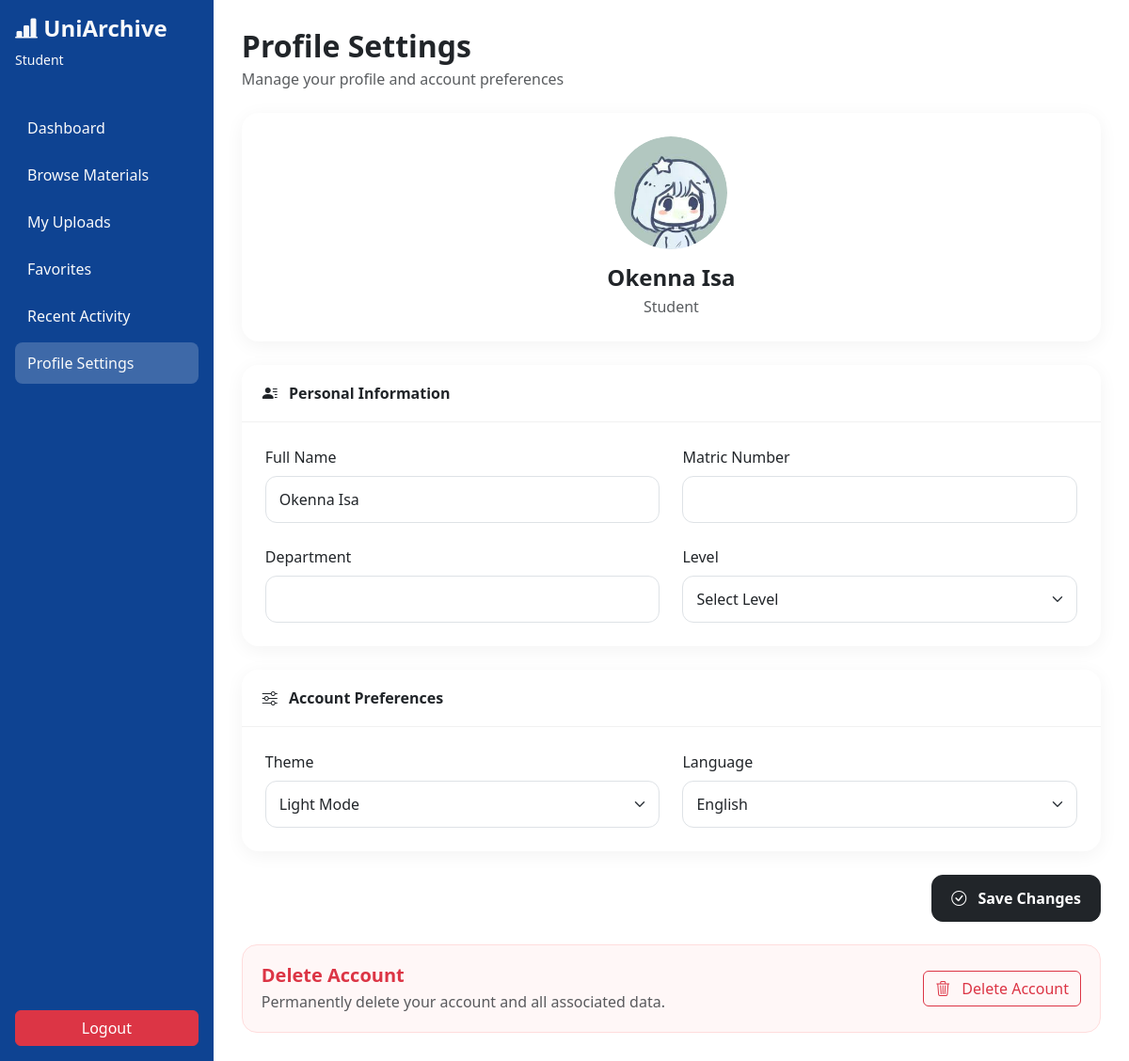
The page /public/settings.php (signed in) on the database its author committed.
### tables this page shows
CREATE TABLE `users` (
  `id` int(11) NOT NULL,
  `name` varchar(100) NOT NULL,
  `email` varchar(120) DEFAULT NULL,
  `password` varchar(255) NOT NULL,
  `role` enum('student','staff') DEFAULT 'student',
  `institution_id` int(11) DEFAULT NULL,
  `matric_number` varchar(50) DEFAULT NULL,
  `department` varchar(100) DEFAULT NULL,
  `level` varchar(10) DEFAULT NULL,
  `profile_image` varchar(255) DEFAULT NULL,
  `theme` varchar(20) DEFAULT 'light',
  `language` varchar(20) DEFAULT 'english',
  `created_at` timestamp NOT NULL DEFAULT current_timestamp()
);

### public/settings.php (the view, shortened to what this page needs)
<?php
require "../config/db.php";
$activePage = 'settings';
$user_id = $_SESSION['user_id'];
$stmt = $conn->prepare("SELECT * FROM users WHERE id = ? LIMIT 1");
$stmt->bind_param("i", $user_id);
$stmt->execute();
$result = $stmt->get_result();
$user = $result->fetch_assoc();
$profile_image = !empty($user['profile_image'])
    ? '../uploads/profiles/' . $user['profile_image']
    : '../assets/images/default-avatar.png';
?>
<!DOCTYPE html>
<html lang="en">
<head>
    <link href="https://cdn.jsdelivr.net/npm/bootstrap@5.3.3/dist/css/bootstrap.min.css" rel="stylesheet">
    <link rel="stylesheet" href="https://cdn.jsdelivr.net/npm/bootstrap-icons@1.11.3/font/bootstrap-icons.min.css">
    <link rel="stylesheet" href="../assests/style.css">
</head>
<body>
<div class="d-flex">
    <?php include '../includes/sidebar.php'; ?>
    <div class="flex-grow-1 settings-container">
        <div class="d-flex justify-content-between align-items-center mb-4">
            <div>
                <h2 class="fw-bold mb-1">Profile Settings</h2>
                <p class="text-muted mb-0">Manage your profile and account preferences</p>
            </div>
        </div>
        <form id="settingsForm" action="update_settings.php" method="POST" enctype="multipart/form-data">
            <div class="card settings-card text-center">
                <div class="card-body">
                    <div class="profile-image-wrapper mb-3" data-bs-toggle="modal" data-bs-target="#profilePhotoModal">
                        <img src="<?= $profile_image ?>" class="profile-image rounded-circle mb-4"
                         width="120"
                     height="120"
                         alt="Profile Image">
                    </div>
                    <h4 class="fw-semibold mb-1">
                        <?= htmlspecialchars($user['name']) ?>
                    </h4>
                    <p class="text-muted mb-0 text-capitalize">
                        <?= htmlspecialchars($user['role']) ?>
                    </p>
                </div>
            </div>
            <div class="card settings-card">
                <div class="card-header">
                    <i class="bi bi-person-lines-fill me-2"></i>
                    Personal Information
                </div>
                <div class="card-body">
                    <div class="row g-4">
                        <div class="col-md-6">
                            <label class="form-label">Full Name</label>
                            <input type="text" name="name" class="form-control"
                                value="<?= htmlspecialchars($user['name']) ?>">
                        </div>
                        <div class="col-md-6">
                            <label class="form-label">Matric Number</label>
                            <input type="text" name="matric_number" class="form-control"
                                value="<?= htmlspecialchars($user['matric_number'] ?? '') ?>">
                        </div>
                        <div class="col-md-6">
                            <label class="form-label">Department</label>
                            <input type="text" name="department" class="form-control"
                                value="<?= htmlspecialchars($user['department'] ?? '') ?>">
                        </div>
                        <div class="col-md-6">
                            <label class="form-label">Level</label>
                            <select name="level" class="form-select">
                                <option value="">Select Level</option>
                            </select>
                        </div>
                    </div>
                </div>
            </div>
            <div class="card settings-card">
                <div class="card-header">
                    <i class="bi bi-sliders me-2"></i>
                    Account Preferences
                </div>
                <div class="card-body">
                    <div class="row g-4">
                        <div class="col-md-6">
                            <label class="form-label">Theme</label>
                            <select name="theme" class="form-select">
                                <option value="light" <?= ($user['theme'] ?? 'light') == 'light' ? 'selected' : '' ?>>Light Mode</option>
                            </select>
                        </div>
                        <div class="col-md-6">
                            <label class="form-label">Language</label>
                            <select name="language" class="form-select">
                                <option value="english">English</option>
                            </select>
                        </div>
                    </div>
                </div>
            </div>
            <div class="d-flex justify-content-end mb-4">
                <button type="submit" class="btn btn-dark btn-save">
                    <i class="bi bi-check-circle me-2"></i>
                    Save Changes
                </button>
            </div>
        </form>
        <div class="danger-zone">
            <div class="d-flex justify-content-between align-items-center flex-wrap gap-3">
                <div>
                    <h5 class="fw-bold text-danger mb-1">Delete Account</h5>
                    <p class="text-muted mb-0">
                        Permanently delete your account and all associated data.
                    </p>
                </div>
                <button class="btn btn-outline-danger" data-bs-toggle="modal" data-bs-target="#deleteAccountModal">
                    <i class="bi bi-trash3 me-2"></i>
                    Delete Account
                </button>
            </div>
        </div>
    </div>
</div>
</body>
</html>

### includes/sidebar.php (shortened to what this page needs)
<?php
$role = $_SESSION['role'] ?? 'student';
$sidebarClass = ($role === 'staff') ? 'sidebar-staff' : 'sidebar-student';
?>
<head>
    <link href="https://cdn.jsdelivr.net/npm/bootstrap-icons@1.11.3/font/bootstrap-icons.css" rel="stylesheet">
</head>
<div class="sidebar <?php echo $sidebarClass; ?> p-3">
    <div>
        <h4 class="text-light"><i class="bi bi-bar-chart-line-fill"></i> UniArchive</h4>
        <p class="text-light small"><?php echo ucfirst($role); ?></p>
    </div>
    <ul class="nav flex-column mt-4 flex-grow-1">
        <li>
            <a href="dashboard.php" class="nav-link text-light <?php echo ($activePage == 'dashboard') ? 'active' : ''; ?>">
                Dashboard
            </a>
        </li>
        <li>
            <a href="library.php" class="nav-link text-light <?php echo ($activePage == 'library') ? 'active' : ''; ?>">
                Browse Materials
            </a>
        </li>
        <li>
            <a href="files.php" class="nav-link text-light <?php echo ($activePage == 'files') ? 'active' : ''; ?>">
                My Uploads
            </a>
        </li>
        <li>
            <a href="saved.php" class="nav-link text-light <?php echo ($activePage == 'saved') ? 'active' : ''; ?>">
                Favorites
            </a>
        </li>
        <li>
            <a href="recent_activity.php" class="nav-link text-light <?php echo ($activePage == 'recent') ? 'active' : ''; ?>">
                Recent Activity
            </a>
        </li>
        <li>
            <a href="settings.php" class="nav-link text-light <?php echo ($activePage == 'settings') ? 'active' : ''; ?>">
                Profile Settings
            </a>
        </li>
    </ul>
    <a href="logout.php" class="btn btn-danger w-100 mt-auto">Logout</a>
</div>

### assests/style.css (style rules this page uses)
.sidebar { width: 250px; min-height: 100vh; color: white; display: flex; flex-direction: column; }
.sidebar-student { background-color: #0e4392; }
.sidebar h4 { font-weight: 600; }
.sidebar .nav-link { color: #cbd5e1; padding: 10px; border-radius: 8px; margin-bottom: 6px; transition: 0.2s; border-left: 3px solid transparent; }
.sidebar .nav-link.active { background: rgba(255,255,255,0.2); color: white; }
.btn { transition: all 0.2s ease; }
.settings-container { padding: 30px; }
.settings-card { border: none; border-radius: 18px; box-shadow: 0 4px 20px rgba(0, 0, 0, 0.05); margin-bottom: 25px; }
.settings-card .card-header { background: white; border-bottom: 1px solid #f1f1f1; border-radius: 18px 18px 0 0 !important; font-weight: 600; padding: 18px 22px; }
.settings-card .card-body { padding: 25px; }
.profile-image-wrapper { width: 120px; height: 120px; margin: auto; position: relative; border-radius: 50%; overflow: hidden; cursor: pointer; }
.profile-image { width: 100%; height: 100%; object-fit: cover; display: block; }
#settingsForm .form-control, #settingsForm .form-select { border-radius: 12px; padding: 12px 14px; }
.btn-save { border-radius: 12px; padding: 12px 20px; font-weight: 600; }
.danger-zone { border: 1px solid #ffdddd; background: #fff7f7; border-radius: 16px; padding: 20px; }

### rows shown on the page
users: profile_image (picture), name "Okenna Isa", role "Student", theme "Light Mode"

### other values the page prints
$role "Student"
